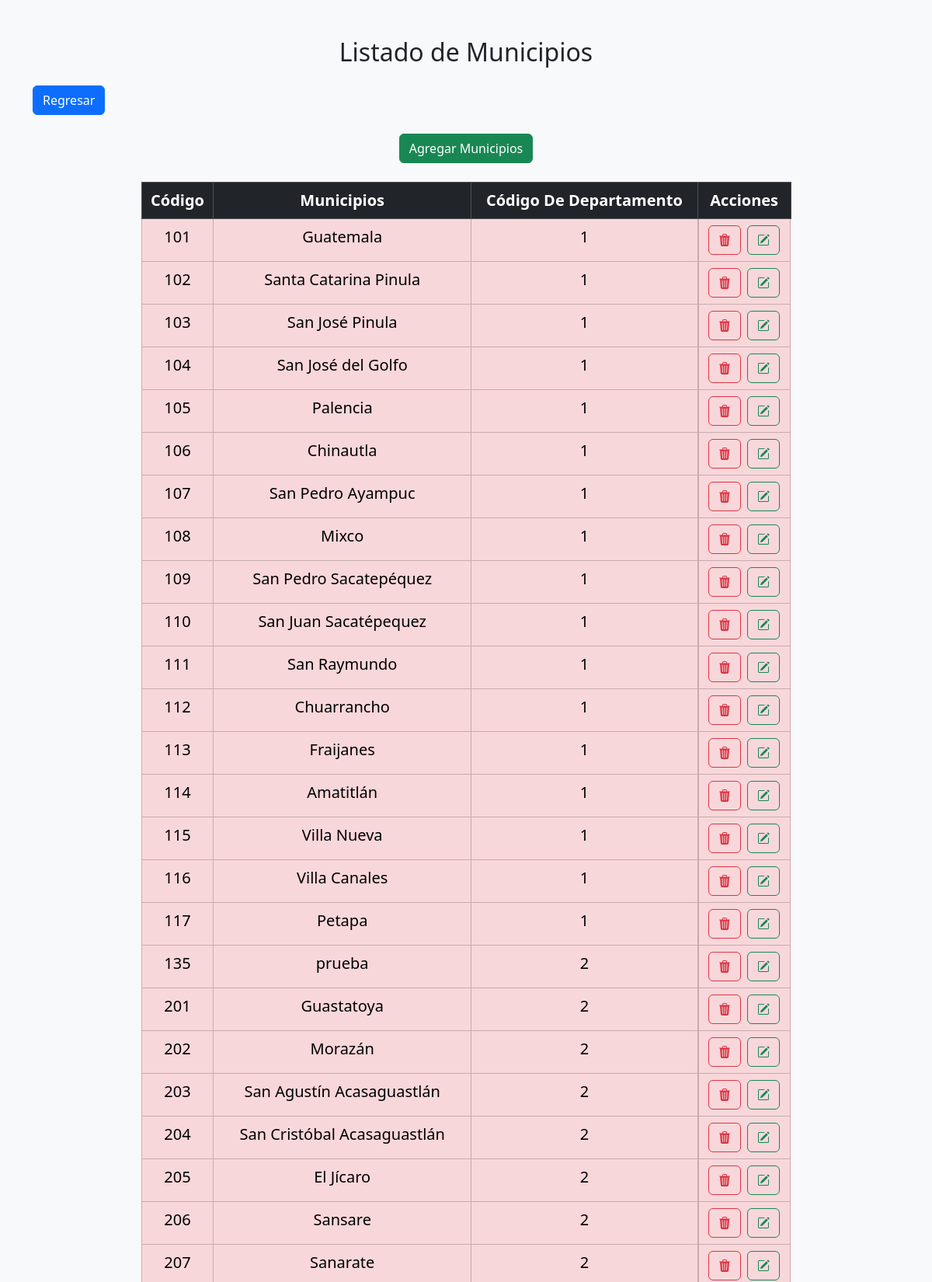
/municipios/municipios.php (upper part), run on the app's committed database.
### tables this page shows
CREATE TABLE `municipios` (
  `cod_muni` int(4) NOT NULL,
  `nombre_municipio` varchar(50) DEFAULT NULL,
  `cod_depto` int(2) DEFAULT NULL
);

### municipios/municipios.php (the view, shortened to what this page needs)
<!DOCTYPE html>
<html lang="es">
<head>
  <link href="https://cdn.jsdelivr.net/npm/bootstrap@5.3.3/dist/css/bootstrap.min.css" rel="stylesheet">
  <link rel="stylesheet" href="https://cdn.jsdelivr.net/npm/bootstrap-icons@1.13.1/font/bootstrap-icons.min.css">
  <link rel="stylesheet" href="https://cdnjs.cloudflare.com/ajax/libs/animate.css/4.1.1/animate.min.css"/>
</head>
<body class="bg-light">
  <?php
    require_once("../basededatos/conexion.php");
    $sql = "SELECT * FROM municipios";
    $ejecutar = mysqli_query($conexion, $sql);
  ?>
  <div class="container mt-5">
    <h2 class="text-center mb-4 animate__animated animate__fadeInDown">Listado de Municipios</h2>
    <div class="text-start mt-4">
      <a href="../index.php" class="btn btn-primary animate__animated animate__fadeInLeft animate__slow">Regresar</a>
    </div>
    <div class="d-flex justify-content-center my-4">
      <button type="button" class="btn btn-success gap-2 animate__animated animate__pulse animate__infinite" data-bs-toggle="modal" data-bs-target="#exampleModal">
        Agregar Municipios
      </button>
    </div>
    <table class="table table-bordered table-danger text-center w-75 mx-auto fs-5">
      <thead class="table-dark">
        <tr>
          <th>Código</th>
          <th>Municipios</th>
          <th>Código De Departamento</th>
          <th>Acciones</th>
        </tr>
      </thead>
      <tbody>
        <?php
          $delay = 0;
          while ($datos = mysqli_fetch_assoc($ejecutar)) {
            $delay += 1;
        ?>
          <tr class="animate__animated animate__fadeInUp" style="animation-delay: <?php echo $delay * 0.1; ?>s;">
            <td><?php echo htmlspecialchars($datos['cod_muni']); ?></td>
            <td><?php echo htmlspecialchars($datos['nombre_municipio']); ?></td>
            <td><?php echo htmlspecialchars($datos['cod_depto']); ?></td>
            <td class="d-flex justify-content-center gap-2">
              <form action="crud_muni.php" method="post">
                <button type="submit" name="btn_eli" id="btn_eli" class="btn btn-outline-danger animate__animated animate__heartBeat animate__slow">
                  <i class="bi bi-trash3-fill"></i>
                </button>
              </form>
              <form action="form_act_muni.php" method="post">
                <button type="submit" name="btn_act" id="btn_act" class="btn btn-outline-success animate__animated animate__heartBeat animate__slow">
                  <i class="bi bi-pencil-square"></i>
                </button>
              </form>
            </td>
          </tr>
        <?php } ?>
      </tbody>
    </table>
  </div>
</body>
</html>

### data on the page
municipios: cod_muni "101", nombre_municipio "Guatemala", cod_depto "1"
municipios: cod_muni "102", nombre_municipio "Santa Catarina Pinula", cod_depto "1"
municipios: cod_muni "103", nombre_municipio "San José Pinula", cod_depto "1"
municipios: cod_muni "104", nombre_municipio "San José del Golfo", cod_depto "1"
municipios: cod_muni "105", nombre_municipio "Palencia", cod_depto "1"
municipios: cod_muni "106", nombre_municipio "Chinautla", cod_depto "1"
municipios: cod_muni "107", nombre_municipio "San Pedro Ayampuc", cod_depto "1"
municipios: cod_muni "108", nombre_municipio "Mixco", cod_depto "1"
municipios: cod_muni "109", nombre_municipio "San Pedro Sacatepéquez", cod_depto "1"
municipios: cod_muni "110", nombre_municipio "San Juan Sacatépequez", cod_depto "1"
municipios: cod_muni "111", nombre_municipio "San Raymundo", cod_depto "1"
municipios: cod_muni "112", nombre_municipio "Chuarrancho", cod_depto "1"
municipios: cod_muni "113", nombre_municipio "Fraijanes", cod_depto "1"
municipios: cod_muni "114", nombre_municipio "Amatitlán", cod_depto "1"
municipios: cod_muni "115", nombre_municipio "Villa Nueva", cod_depto "1"
municipios: cod_muni "116", nombre_municipio "Villa Canales", cod_depto "1"
municipios: cod_muni "117", nombre_municipio "Petapa", cod_depto "1"
municipios: cod_muni "135", nombre_municipio "prueba", cod_depto "2"
municipios: cod_muni "201", nombre_municipio "Guastatoya", cod_depto "2"
municipios: cod_muni "202", nombre_municipio "Morazán", cod_depto "2"
municipios: cod_muni "203", nombre_municipio "San Agustín Acasaguastlán", cod_depto "2"
municipios: cod_muni "204", nombre_municipio "San Cristóbal Acasaguastlán", cod_depto "2"
municipios: cod_muni "205", nombre_municipio "El Jícaro", cod_depto "2"
municipios: cod_muni "206", nombre_municipio "Sansare", cod_depto "2"
municipios: cod_muni "207", nombre_municipio "Sanarate", cod_depto "2"
